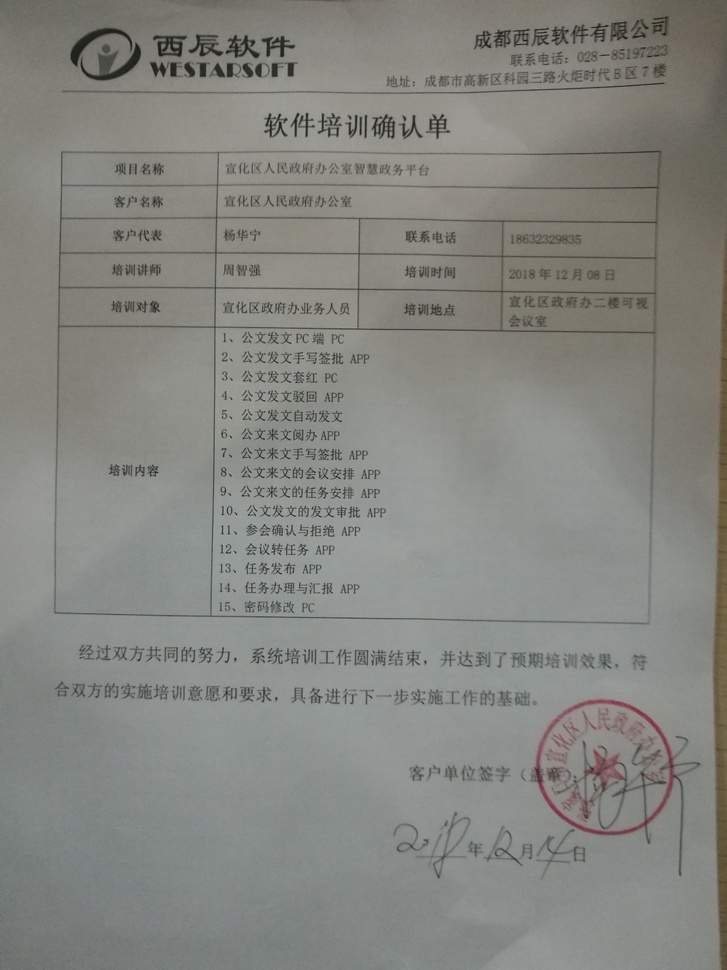
#> input picture Coding/base2image/test.jpg, 727 x 970 px, shrunk from 1200 x 1600 before the run
$ python licenseV2.py ../../Coding/base2image/test.jpg   (older library calls are emulated)
#> lines starting #> are read from the running program, lines starting #| are printed output that depends on the picture; after the words box and inside, x2 and y2 are one past the last pixel; in counts of white or black regions, pixels touching at a corner belong together
#> further down, img is the input picture: shape (970, 727, 3); mean B, G, R 128.8, 133.6, 132.9
import sys
import cv2
import numpy as np


def preprocess(gray):
    # 1. Sobel算子，x方向求梯度
    sobel = cv2.Sobel(gray, cv2.CV_8U, 1, 0, ksize=3)
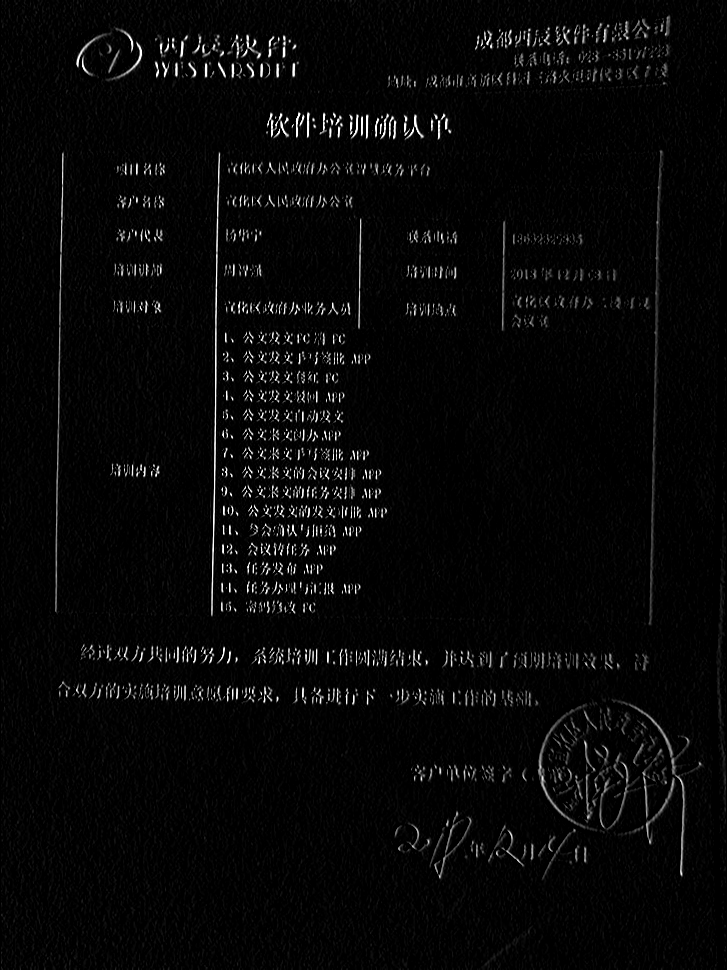
#> sobel: shape (970, 727); min 0, max 255, mean 7.7
    # 2. 二值化
    ret, binary = cv2.threshold(
        sobel, 0, 255, cv2.THRESH_OTSU+cv2.THRESH_BINARY)
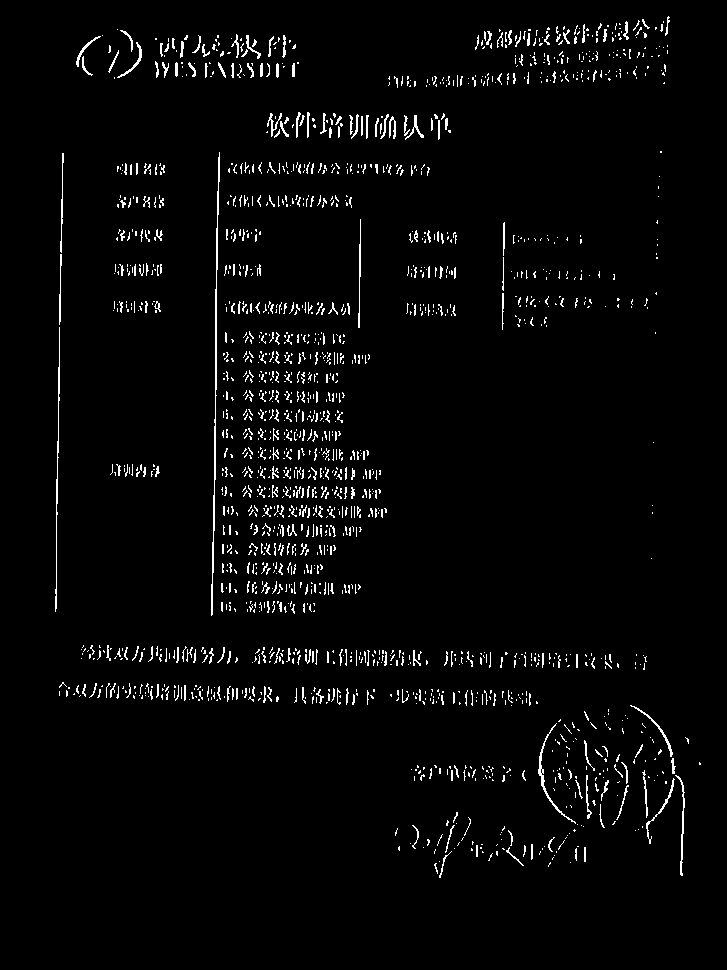
#> binary: shape (970, 727); 2.9% white in thin lines or dots, all inside (x1, y1, x2, y2) = (55, 16, 701, 878)
#> ret = 77

    # 3. 膨胀和腐蚀操作的核函数
    element1 = cv2.getStructuringElement(cv2.MORPH_RECT, (30, 9))
    element2 = cv2.getStructuringElement(cv2.MORPH_RECT, (24, 6))

    # 4. 膨胀一次，让轮廓突出
    dilation = cv2.dilate(binary, element2, iterations=1)
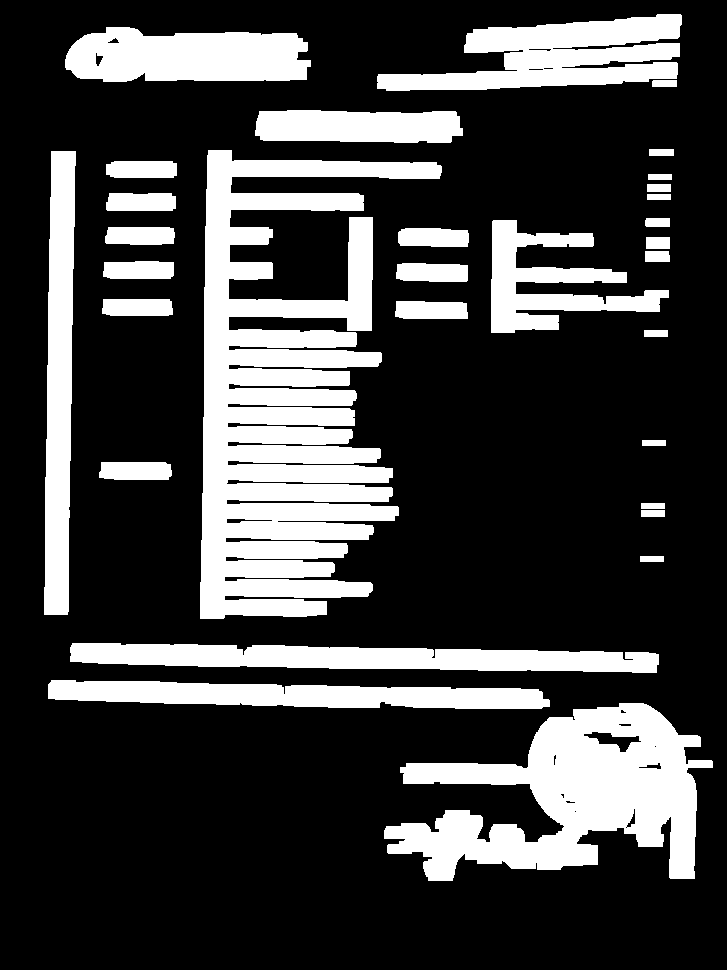
#> dilation: shape (970, 727); 24.8% white; 31 white regions, largest, box (x1, y1, x2, y2) and area: (200, 150, 442, 619) 58645, (384, 703, 713, 881) 30109, (377, 14, 682, 91) 13317

    # 5. 腐蚀一次，去掉细节，如表格线等。注意这里去掉的是竖直的线
    erosion = cv2.erode(dilation, element1, iterations=1)
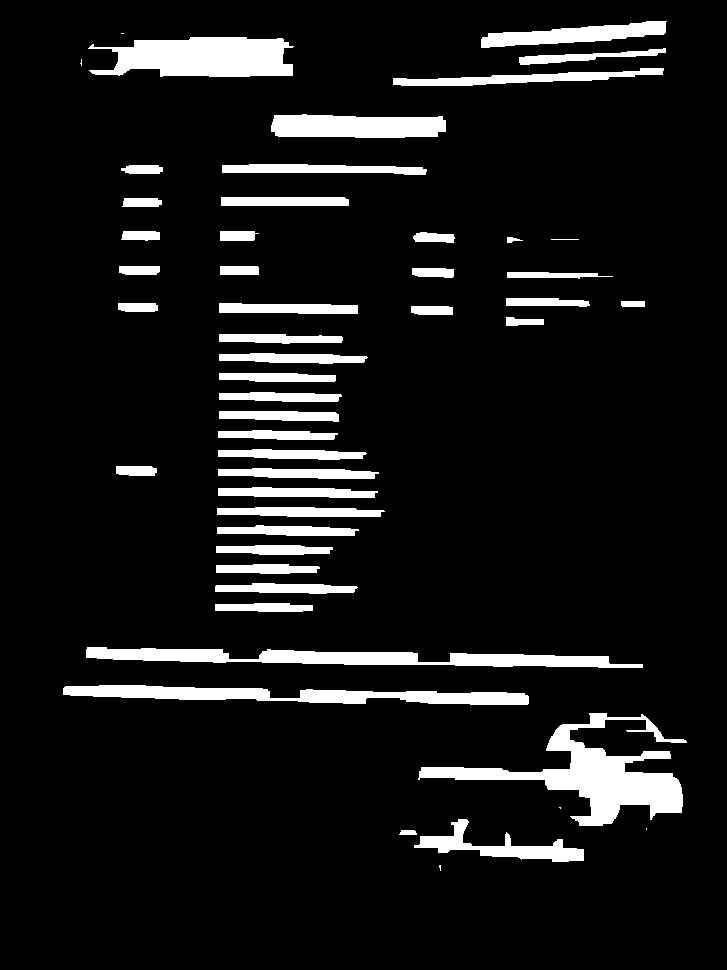
#> erosion: shape (970, 727); 9% white; 50 white regions (5 under 20 px), largest, box (x1, y1, x2, y2) and area: (418, 713, 687, 826) 9037, (88, 37, 294, 77) 6258, (86, 647, 643, 668) 5921

    # 6. 再次膨胀，让轮廓明显一些
    dilation2 = cv2.dilate(erosion, element2, iterations=3)
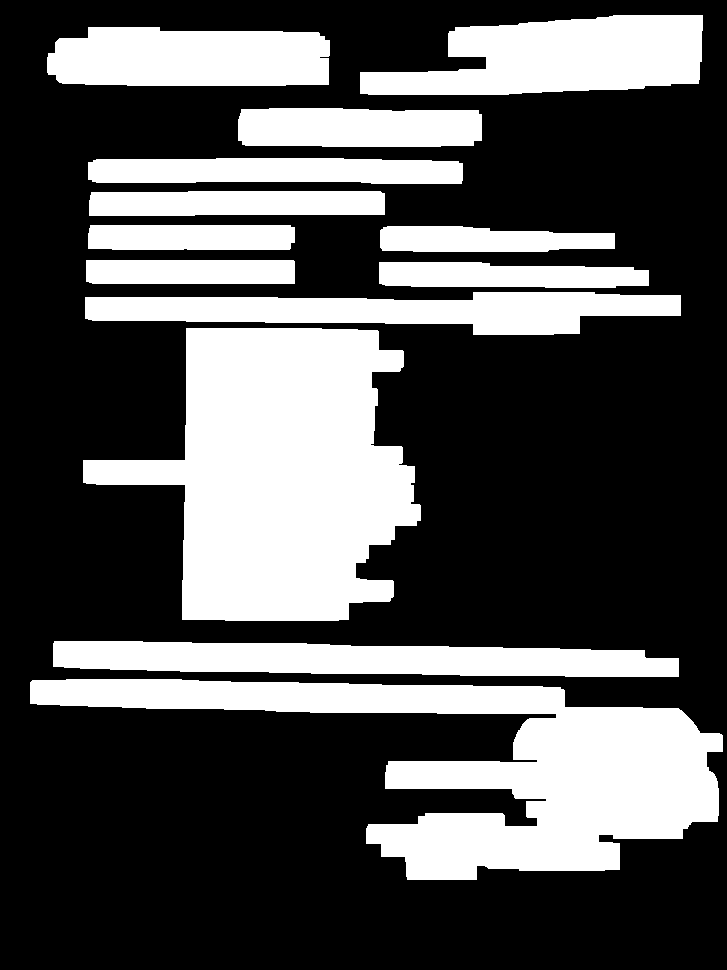
#> dilation2: shape (970, 727); 32.7% white; 13 white regions

    # 7. 存储中间图片
    cv2.imwrite("binary.png", binary)
    cv2.imwrite("dilation.png", dilation)
    cv2.imwrite("erosion.png", erosion)
    cv2.imwrite("dilation2.png", dilation2)

    return dilation2


def findTextRegion(img):
    region = []

    # 1. 查找轮廓
    a, contours, hierarchy = cv2.findContours(img, cv2.RETR_TREE, cv2.CHAIN_APPROX_SIMPLE)
#> contours = 13 contours; largest, box (x1, y1, x2, y2) and area: (83, 328, 421, 621) 61110, (30, 679, 723, 880) 52732, (360, 15, 703, 95) 19033, (53, 641, 679, 677) 16850, (85, 292, 681, 335) 15637

    # 2. 筛选那些面积小的
    for i in range(len(contours)):
        cnt = contours[i]
        # 计算该轮廓的面积
        area = cv2.contourArea(cnt)

        # 面积小的都筛选掉
        if(area < 1000):
            continue

        # 轮廓近似，作用很小
        epsilon = 0.001 * cv2.arcLength(cnt, True)
        approx = cv2.approxPolyDP(cnt, epsilon, True)

        # 找到最小的矩形，该矩形可能有方向
        rect = cv2.minAreaRect(cnt)
        print("rect is: ")
        print(rect)

        # box是四个点的坐标
        box = cv2.boxPoints(rect)
        box = np.int0(box)

        # 计算高和宽
        height = abs(box[0][1] - box[2][1])
        width = abs(box[0][0] - box[2][0])

        # 筛选那些太细的矩形，留下扁的
        if(height > width * 1.2):
            continue

        region.append(box)
#> this loop made 13 passes
#> (area, epsilon, rect, box, height, width) on passes 1 to 6: (52731.5, 2.6, ((374.8, 780.6), (195.6, 693.2), -88.89), [[719, 885], [26, 871], [30, 676], [723, 689]], 209, 689), (16850, 1.31, ((365.5, 658.9), (29.92, 625.4), -89.13), [[677, 678], [52, 669], [53, 639], [678, 648]], 39, 624), (61109.5, 1.41, ((251.5, 474), (292, 337), -90), [[420, 620], [83, 620], [83, 328], [420, 328]], 292, 337), (15637, 1.27, ((382.5, 313), (42, 595), -90), [[680, 334], [85, 334], [85, 292], [680, 292]], 42, 595), (5703.5, 0.583, ((513.5, 274.5), (24.52, 269.2), -89.57), [[647, 287], [378, 285], [379, 261], [648, 263]], 26, 268), (4775.5, 0.46, ((190, 271.5), (23, 208), -90), [[294, 283], [86, 283], [86, 260], [294, 260]], 23, 208)
#> (printed output is left out)
#> after the loop, region = 13 items

    return region


def detect(img):
    # 1.  转化成灰度图
    gray = cv2.cvtColor(img, cv2.COLOR_BGR2GRAY)

    # 2. 形态学变换的预处理，得到可以查找矩形的图片
    dilation = preprocess(gray)

    # 3. 查找和筛选文字区域
    region = findTextRegion(dilation)
#> region = 13 items

    # 4. 用绿线画出这些找到的轮廓
    for box in region:
        cv2.drawContours(img, [box], 0, (0, 255, 0), 2)
#> this loop made 13 passes
#> box on passes 1 to 12: [[719, 885], [26, 871], [30, 676], [723, 689]], [[677, 678], [52, 669], [53, 639], [678, 648]], [[420, 620], [83, 620], [83, 328], [420, 328]], [[680, 334], [85, 334], [85, 292], [680, 292]], [[647, 287], [378, 285], [379, 261], [648, 263]], [[294, 283], [86, 283], [86, 260], [294, 260]], [[614, 251], [380, 251], [380, 226], [614, 226]], [[294, 249], [88, 249], [88, 225], [294, 225]], [[384, 215], [89, 215], [89, 191], [384, 191]], [[461, 183], [87, 181], [88, 157], [462, 158]], [[481, 146], [238, 146], [238, 108], [481, 108]], [[329, 85], [47, 85], [47, 27], [329, 27]]
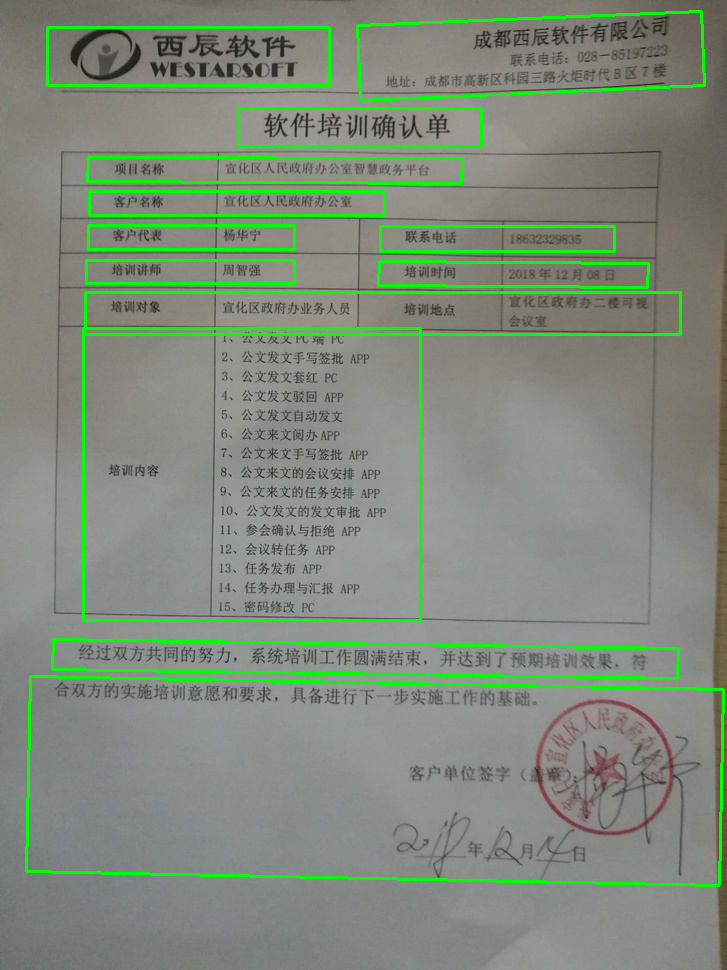
#> img: shape (970, 727, 3); mean B, G, R 122.7, 139.3, 126.5

    cv2.namedWindow("img", cv2.WINDOW_NORMAL)
    cv2.imshow("img", img)

    # 带轮廓的图片
    cv2.imwrite("contours.png", img)

    cv2.waitKey(0)
    cv2.destroyAllWindows()


if __name__ == '__main__':
    # 读取文件
    imagePath = sys.argv[1]
    img = cv2.imread(imagePath)
    detect(img)
